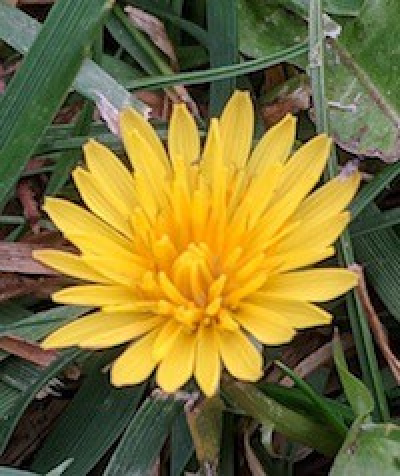
#> input picture CS5330_Part-1-main/images/flower.png, 400 x 476 px
$ python flower.py
#> lines starting #> are read from the running program, lines starting #| are printed output that depends on the picture
import cv2
import sys
import imutils

img = cv2.imread("../images/flower.png")
#> img is the input picture: shape (476, 400, 3); mean B, G, R 55, 113.3, 123.9

if img is None:
    sys.exit("Could not read the image.")

(h, w, d) = img.shape
#> h = 476; w = 400; d = 3
print("width=", w, "height=", h, "depth=", d)
#| width= 400 height= 476 depth= 3

roi = img[100:400, 50:350]
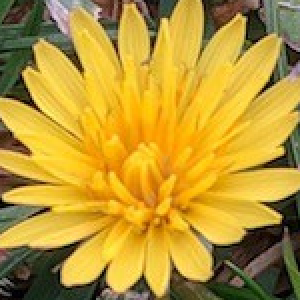
#> roi: shape (300, 300, 3); mean B, G, R 52.2, 151.5, 186
cv2.imshow("ROI", roi)
cv2.waitKey(0)

#cv2.imshow("Display window", img)
#k = cv2.waitKey(0)

#> (the run stopped early here; a loop or call above may not have finished)

$ run again, with CS5330_Part-1-main/images/building_sm.png copied over CS5330_Part-1-main/images/flower.png
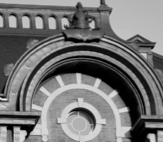
#> input picture CS5330_Part-1-main/images/building_sm.png, 163 x 142 px
#> img is the input picture: shape (142, 163, 3); mean B, G, R 117.5, 117.5, 117.5
#| width= 163 height= 142 depth= 3
#> `roi = img[100:400, 50:350]`:
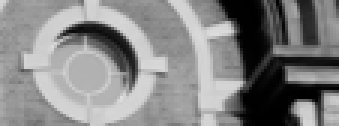
#> roi: shape (42, 113, 3) (shown 3 times larger); mean B, G, R 132.4, 132.4, 132.4

$ run again, with CS5330_Part-1-main/images/chair.png copied over CS5330_Part-1-main/images/flower.png
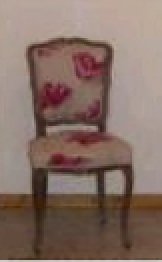
#> input picture CS5330_Part-1-main/images/chair.png, 81 x 131 px (shown 2 times larger)
#> img is the input picture: shape (131, 81, 3); mean B, G, R 101.4, 111.1, 133.4
#| width= 81 height= 131 depth= 3
#> `roi = img[100:400, 50:350]`:
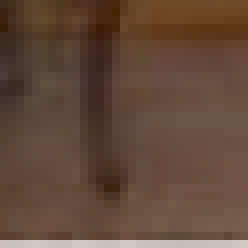
#> roi: shape (31, 31, 3) (shown 8 times larger); mean B, G, R 57.7, 73.9, 98.7

$ run again, with CS5330_Part-1-main/images/einstein.png copied over CS5330_Part-1-main/images/flower.png
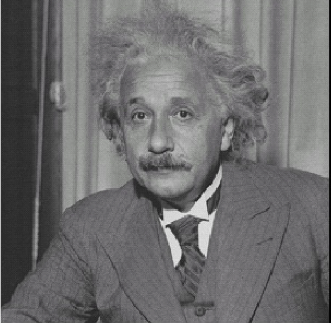
#> input picture CS5330_Part-1-main/images/einstein.png, 331 x 323 px
#> img is the input picture: shape (323, 331, 3); mean B, G, R 109.4, 108.7, 108.9
#| width= 331 height= 323 depth= 3
#> `roi = img[100:400, 50:350]`:
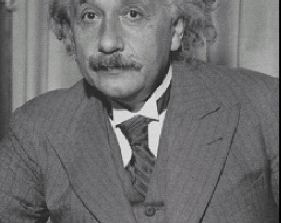
#> roi: shape (223, 281, 3); mean B, G, R 111.7, 110.4, 111
